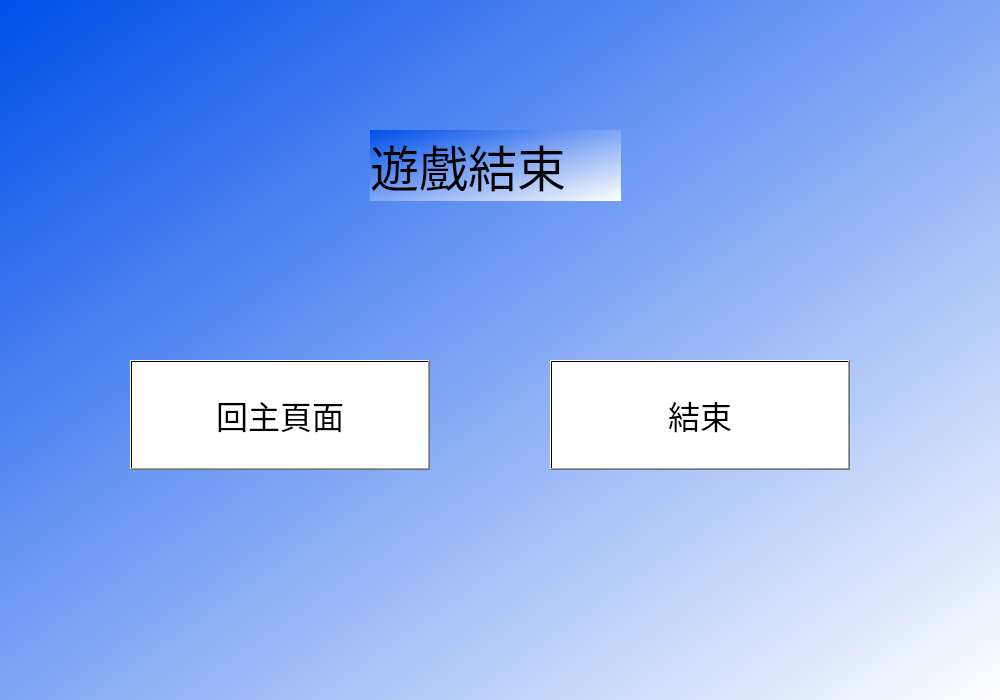
<?xml version="1.0" encoding="UTF-8"?>
<ui version="4.0">
 <class>End</class>
 <widget class="QWidget" name="End">
  <property name="geometry">
   <rect>
    <x>0</x>
    <y>0</y>
    <width>1000</width>
    <height>700</height>
   </rect>
  </property>
  <property name="windowTitle">
   <string>Form</string>
  </property>
  <property name="styleSheet">
   <string notr="true">background:qlineargradient(spread:pad, x1:0, y1:0, x2:1, y2:1, stop:0 rgba(0, 78, 234, 255), stop:1 rgba(255, 255, 255, 255))</string>
  </property>
  <widget class="QLabel" name="label">
   <property name="geometry">
    <rect>
     <x>370</x>
     <y>130</y>
     <width>251</width>
     <height>71</height>
    </rect>
   </property>
   <property name="font">
    <font>
     <family>微軟正黑體</family>
     <pointsize>37</pointsize>
    </font>
   </property>
   <property name="text">
    <string>遊戲結束</string>
   </property>
  </widget>
  <widget class="QPushButton" name="pushButton">
   <property name="geometry">
    <rect>
     <x>130</x>
     <y>360</y>
     <width>300</width>
     <height>110</height>
    </rect>
   </property>
   <property name="font">
    <font>
     <family>微軟正黑體</family>
     <pointsize>24</pointsize>
    </font>
   </property>
   <property name="focusPolicy">
    <enum>Qt::StrongFocus</enum>
   </property>
   <property name="styleSheet">
    <string notr="true">background-color: qlineargradient(spread:pad, x1:0, y1:0, x2:1, y2:1, stop:0 rgba(255, 255, 255, 255), stop:1 rgba(255, 255, 255, 255));</string>
   </property>
   <property name="text">
    <string>回主頁面</string>
   </property>
  </widget>
  <widget class="QPushButton" name="pushButton_2">
   <property name="geometry">
    <rect>
     <x>550</x>
     <y>360</y>
     <width>300</width>
     <height>110</height>
    </rect>
   </property>
   <property name="font">
    <font>
     <family>微軟正黑體</family>
     <pointsize>24</pointsize>
    </font>
   </property>
   <property name="styleSheet">
    <string notr="true">background-color: qlineargradient(spread:pad, x1:0, y1:0, x2:1, y2:1, stop:0 rgba(255, 255, 255, 255), stop:1 rgba(255, 255, 255, 255));</string>
   </property>
   <property name="text">
    <string>結束</string>
   </property>
  </widget>
 </widget>
 <resources/>
 <connections/>
</ui>
